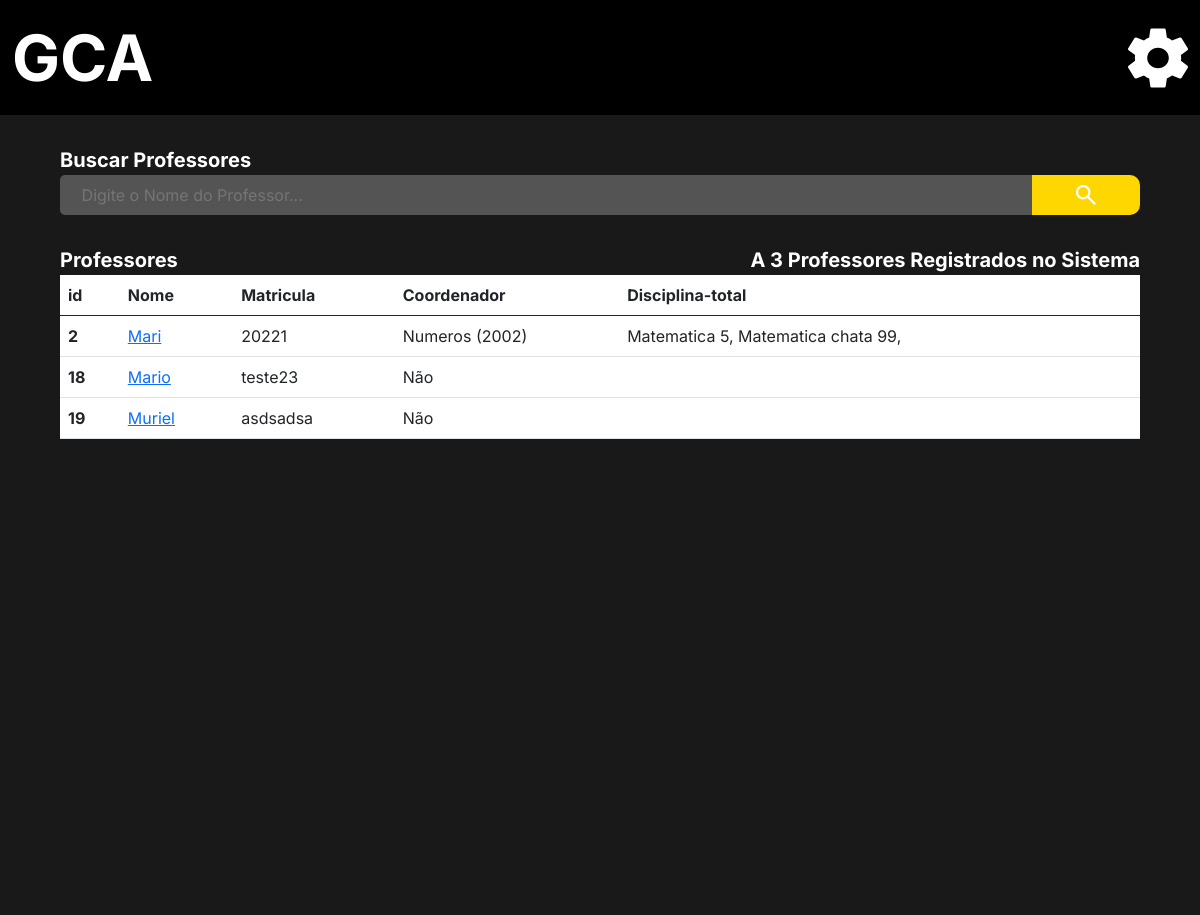
The page /adm/list_coordinator/ (signed in) on the database its author committed.
### Users/models.py (models this page shows, shortened)
class CustomUser(AbstractUser):
    image = models.ImageField(upload_to='Media', blank=True, null=False, default='Media/no_image_dafaut.jpg')
    matricula = models.CharField("Matricula", max_length=150, unique=True)
    username = models.CharField(("Nome"), max_length=50, unique=False, primary_key=None)
    email = models.EmailField("E-mail", unique=True)
    cpf = models.CharField("CPF", max_length=14, unique=True)
    phone = models.CharField("Telefone", max_length=15, blank=True, null=True)
    data_de_nascimento = models.DateField('Data de Nascimento', blank=True, null=True)
    primeiro_login = models.BooleanField(default=True)
    curso_relacao = models.ForeignKey("administrador.Curso", verbose_name=("Curso"), blank=True, null=True,on_delete=models.SET_NULL)
    disciplina_relacao = models.ManyToManyField("administrador.Disciplina", verbose_name=("Disciplina"), blank=True)
    disciplina_concluidas = models.ManyToManyField("administrador.Disciplina", related_name='Disciplina_cluidas', verbose_name=("Disciplina Concluidas"), blank=True)
    is_staff = models.BooleanField('Membro da equipe', default=True)
    USERNAME_FIELD = 'matricula'
    REQUIRED_FIELDS = ['username' , 'email' ,'cpf', 'phone']
    objects = UserManager()

### administrador/models.py (models this page shows)
class Curso (models.Model):
    nome = models.CharField(("Nome do Curso"), max_length=150, null=False, blank=False)
    ano = models.DateField("Ano")
    periodos =  models.IntegerField(('Total de peridodos'), null=False, blank=False)
    disciplina = models.ManyToManyField("administrador.Disciplina", verbose_name=("Disciplinas"),blank=False)
    coordenador = models.ForeignKey(User, verbose_name=("Coordenador"), on_delete=models.SET_NULL, null=True)
    verbose_name = 'Curso'
    verbose_name_plural = 'Cursos'
    def __str__(self):
        return self.nome +' ('+ str(self.ano.year) +')'

class Disciplina (models.Model):
    OPTATIVA = (
        ("S", "Sim"),
        ("N", "Não"),
    )
    STATUS = (
        ("Cursando", "Cursando"),
        ("Aprovado", "Aprovado"),
        ("Espera", "Espera")
    )
    nome = models.CharField(("Nome da Disciplina"), max_length=150, null=False)
    perido = models.IntegerField(("Periodo da disciplina"))
    carga_horaria = models.IntegerField(("Carga Horaria"))
    optativa = models.CharField(("Opitativa"), choices=OPTATIVA, blank=False, null=False,max_length=20)
    dependencia = models.ManyToManyField("self", verbose_name=("Dependencias"), blank=True, default='Sem Dependencia')
    aberto = models.BooleanField(("Aberto"), default='False')
    status = models.CharField('Status', choices=STATUS, max_length=20, default="Cursando")
    data_final = models.DateField(("Data Final"), blank=True, null=True,auto_now=False, auto_now_add=False)
    pedagogo = models.ForeignKey (User, verbose_name=("pedagogo"), on_delete=models.CASCADE, related_name='pedagogo', blank=True, null=True)
    banca_de_professores = models.ManyToManyField(User, verbose_name=("Banca de professores"), related_name='professores', blank=True, null=True)
    verbose_name = 'Disciplina'
    verbose_name_plural = 'Disciplinas'
    def __str__(self):
        return self.nome +' '+ str(self.perido)

### administrador/views.py (the view)
# urls.py: path('adm/list_coordinator/',  lista_Professors, name = 'lista_professor'),
@login_required(login_url='/user/login/')
def lista_Professors(request):
    if request.user.is_superuser == True:
        teacher_group = Group.objects.get(name='Professor')
        teacher = User.objects.all().filter(groups=teacher_group)
        total_de_professores = len(User.objects.filter(groups=teacher_group))
        return render(request, 'professor_lista.html', {'grupo_professor': total_de_professores,
                                                    "professor": teacher})
    else:
        return redirect ('http://127.0.0.1:8000/',{})

### administrador/templates/professor_lista.html (shortened to what this page needs)
{% extends 'base.admin.html' %}
{% load static %}
{% block import_title_css %}
    <link href="https://cdn.jsdelivr.net/npm/bootstrap@5.0.2/dist/css/bootstrap.min.css" rel="stylesheet">
    <link rel="stylesheet" href="{% static 'css/lista_cursos.css' %}">
{% endblock %}
{% block main %}
<div class="main">
    <div class="search_box">
        <form action=""  method="">
            <div>
                <label for="search_box">Buscar Professores</label>
            </div>
            <div class="search_bar">
                <input type="text" id="search_box" name="search_box" placeholder="Digite o Nome do Professor...">
                <button class="enviar_botao" type="submit">
                    <img class="lupa" src="{% static 'icons/search_thing.svg' %}" alt="">
                </button>
            </div>
        </form>
    </div>
    <div class="center">
        <div class="two_lables">
            <div>
                <p class="label_title">Professores</p>
                <p class="label_title">A {{grupo_professor}} Professores Registrados no Sistema</p>
            </div>
        </div>
    </div>
    <div class="center_2">
        <div class="list">
            <table class="table" >
                <thead>
                  <tr>
                    <th scope="col">id</th>
                    <th scope="col">Nome</th>
                    <th scope="col">Matricula</th>
                    <th class="curso_width" scope="col">Coordenador</th>
                    <th class="cpf_width" scope="col">Disciplina-total</th>
                  </tr>
                </thead>
                <tbody>
                    {% for dados in professor %}
                        <tr>
                            <th scope="row"> {{dados.id}} </th>
                            <td><a href="{% url 'professor' dados.id %}">{{dados.username}}</a></td>
                            <td>{{dados.matricula}}</td>
                            <td class="curso_width">
                                {% if dados.curso_relacao == None %}
                                    Não
                                {% else %}
                                    {{dados.curso_relacao}}
                                {% endif%}
                                </td>
                            <td class="cpf_width">
                                {% for relacao in dados.disciplina_relacao.all %}
                                {{relacao}},
                                {% endfor %}
                            </td>
                        </tr>
                    {% endfor %}
                </tbody>
              </table>
        </div>
    </div>
</div>
{% endblock %}

### static/css/base.css (style rules this page uses)
* { margin: 0%; padding: 0%; border: 0%; font-family: inter; text-decoration: none; }
a { text-decoration: none; }

### static/css/modal_menu.css (style rules this page uses)
p { margin-bottom: 0px !important; }

### administrador/static/css/lista_cursos.css (style rules this page uses)
.main { background-color: #191919; min-height: 100vh; max-height: calc(max-content + 100px); border: none; }
form { padding-top: 30px; display: flex; flex-direction: column; justify-content: center; align-items: center; }
.search_bar { display: flex; justify-content: left; }
#search_box { border: none; border-radius: 5px 0px 0px 5px; }
.search_box div { width: 90%; }
.search_bar input { width: 90%; padding-left: 2%; background-color: #545454; color: #9B9B9B; outline: none; }
form div label { font-size: 20px; color: white; font-weight: bold; }
.lupa { z-index: 0; background-color: #FFD700; padding: 5px 15px 5px 15px; border-radius: 0px 10px 10px 0px; cursor: pointer; width: 126px; height: 30px; }
.enviar_botao { width: 10%; background-color: #FFD700; padding: 5px 15px 5px 15px; border-radius: 0px 10px 10px 0px; border: none; cursor: pointer; display: flex; align-content: center; overflow: hidden; justify-content: center; }
.center { padding-top: 30px; display: flex; flex-direction: column; justify-content: center; align-items: center; }
.two_lables { width: 90%; }
.two_lables div { display: flex; justify-content: space-between; }
.two_lables p { text-align: center; color: white; font-size: 20px; font-weight: bold; }
.center_2 { padding-left: 5%; padding-Right: 5%; padding-bottom: 5%; }
.table { width: 100%; background-color: white; }
.curso_width { max-width: 125px; }

### rows shown on the page
CustomUser: id "2", username "Mari", matricula "20221", curso_relacao "Numeros (2002)"
Disciplina: nome+perido "Matematica 5"
Disciplina: nome+perido "Matematica chata 99"
CustomUser: id "18", username "Mario", matricula "teste23", shows "Não"
CustomUser: id "19", username "Muriel", matricula "asdsadsa", shows "Não"

### other values the page prints
{{ grupo_professor }} "3"
